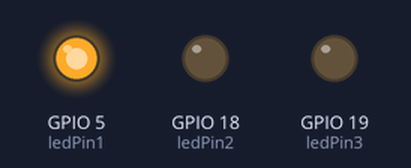
Recording of a sketch running on a simulated ESP32. Shown: output pins drawn as LEDs (lit = HIGH).

Above: at 0.5 s.
At 2.5 s:
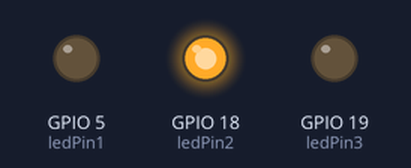
At 4.5 s:
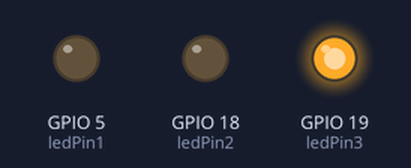
At 5.5 s:
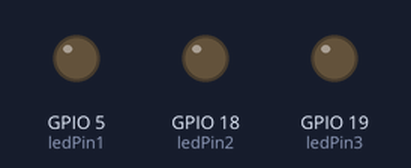
Timing chart, 0 to 7.8 s (numbered marks = the images above):
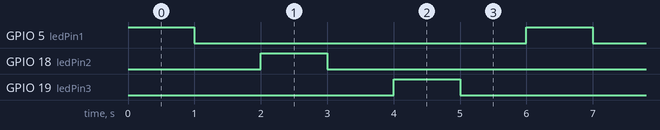

Measured:
- by itself, GPIO 5 (ledPin1), GPIO 18 (ledPin2), GPIO 19 (ledPin3): alternates HIGH for 1.0 s and LOW for 5.0 s
- by itself, everything shown: repeats every 6.0 s, in 6 steps

The sketch:

ESP32_1.ino
```cpp
#define ledPin1 5
#define ledPin2 18
#define ledPin3 19

void setup() {
  // put your setup code here, to run once:
  pinMode(ledPin1, OUTPUT);
  pinMode(ledPin2, OUTPUT);
  pinMode(ledPin3, OUTPUT);
}

void loop() {
  // put your main code here, to run repeatedly:
  digitalWrite(ledPin1,HIGH);
  delay(1000);
  digitalWrite(ledPin1,LOW);
  delay(1000);
  digitalWrite(ledPin2,HIGH);
  delay(1000);
  digitalWrite(ledPin2,LOW);
  delay(1000);
  digitalWrite(ledPin3,HIGH);
  delay(1000);
  digitalWrite(ledPin3,LOW);
  delay(1000);
}
```
